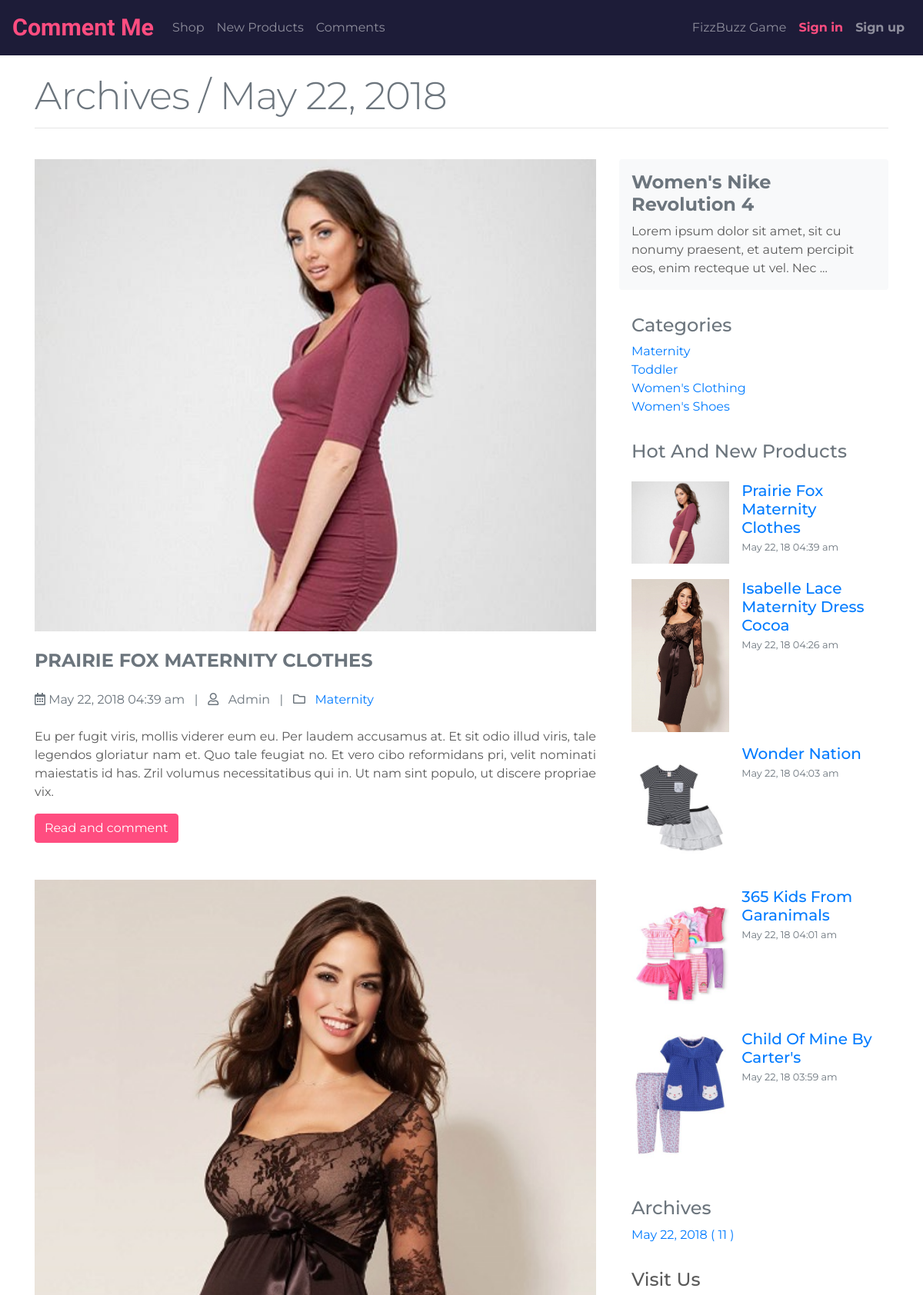
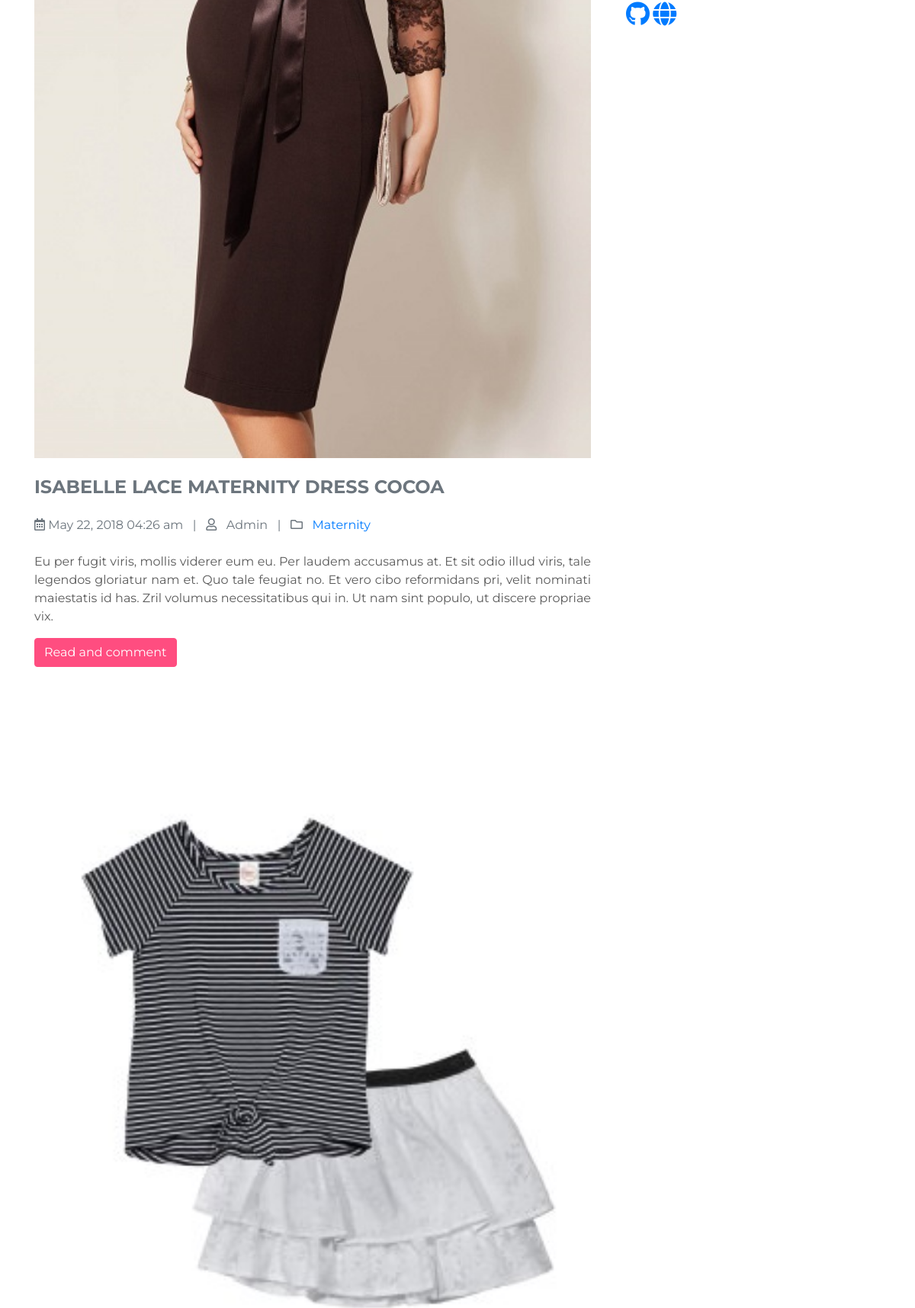
The page /archives/05-22-2018 (upper part) on the database its author committed (2 pictures, top to bottom).
### tables this page shows
CREATE TABLE `products` (
  `id` int(11) NOT NULL AUTO_INCREMENT,
  `name` varchar(45) NOT NULL,
  `image` varchar(45) NOT NULL,
  `category_id` int(11) NOT NULL,
  `description` varchar(1000) NOT NULL,
  `created_on` timestamp NOT NULL DEFAULT CURRENT_TIMESTAMP,
  `updated_on` timestamp NULL,  
  PRIMARY KEY (`id`),
  UNIQUE KEY `id_UNIQUE` (`id`),
  UNIQUE KEY `name_UNIQUE` (`name`),
  UNIQUE KEY `image_UNIQUE` (`image`),
  KEY `category_id_idx` (`category_id`),
  CONSTRAINT `category_id` FOREIGN KEY (`category_id`) REFERENCES `categories` (`id`) ON DELETE NO ACTION ON UPDATE NO ACTION
);

CREATE TABLE `categories` (
  `id` int(11) NOT NULL AUTO_INCREMENT,
  `category` varchar(45) NOT NULL,
  PRIMARY KEY (`id`),
  UNIQUE KEY `name_UNIQUE` (`category`)
);

### core/bootstrap.php (called while the page is built, shortened)
<?php
function view($name, ...$data)
{
    $path = explode('.', $name);
    return require "app/views/{$path[0]}/{$path[1]}.view.php";
}

### app/controllers/ArchivesController.php (called while the page is built, shortened)
<?php
class ArchivesController {
    public function show($date) {
        $productManager = new ProductsManager;
        $categoriesManager = new CategoriesManager;
        $date = (\DateTime::createFromFormat('m-d-Y', $date))->format('Y-m-d');
        $products = $productManager->getProductsArchivesFor($date);
        $categories = $categoriesManager->getAllCategories();
        $recentProducts = $productManager->getRecentProducts(5);
        $archives = $productManager->getProductsArchives();
        return view('archives.show',
            compact('categories'),
            compact('recentProducts'),
            compact('archives'),
            compact('products')
        );
    }
}

### core/Router.php (called while the page is built, shortened)
<?php
class Router {
    protected $routes = [
        'GET' => [
            'id' => []
        ],
        'POST' => [],
        'DELETE' => []
    ];
    public function get($uri, $controller) {
        $segments = explode('/', $uri);
        $count = count(array_filter($segments));
        $i = 0;
        for ( ; $i < $count; $i++ ) {
            if ( strcmp($segments[$i], "{id}") == 0 && $i == $count-1 ) {
                $this->routes['GET']['id'][implode('/', array_slice($segments, 0, $i))] = $controller;
                break;
            } else if ( strcmp($segments[$i], "{date}") == 0 && $i == $count-1 ) {
                $this->routes['GET']['date'][implode('/', array_slice($segments, 0, $i))] = $controller;
                break;
            }
        }
        if ( $i == $count ) {
            $this->routes['GET'][$uri] = $controller;
        }
    }
    public function post($uri, $controller) {
        $this->routes['POST'][$uri] = $controller;
    }
    public function delete($uri, $controller) {
        $segments = explode('/', $uri);
        $count = count(array_filter($segments));
        $i = 0;
        for ( ; $i < $count; $i++ ) {
            if ( strcmp($segments[$i], "{id}") == 0 && $i == $count-1 ) {
                $this->routes['DELETE']['id'][implode('/', array_slice($segments, 0, $i))] = $controller;
                break;
            }
        }
    }
    public function direct($uri, $requestType) {
        $segments = explode('/', $uri);
        $count = count(array_filter($segments));
        if( $count == 2 ) {
            $params = implode('/', array_slice($segments, 0, $count-1) );
            if (  count(array_filter(explode('-', $segments[$count-1]))) == 3
                    && checkdate( ...explode('-', $segments[$count-1]) ) ) {
                $date = $segments[$count-1];
                $routesWithDates =  $this->routes[$requestType]["date"];
                if( array_key_exists( $params, $routesWithDates ) ) {
                    return $this->callAction($date, ...explode('@', $routesWithDates[$params]));
                }
            } else if( ( filter_var($segments[$count-1], FILTER_VALIDATE_INT) ) )
            {
                $id = $segments[$count-1];
                $routesWithIds =  $this->routes[$requestType]["id"];
                if( array_key_exists( $params, $routesWithIds ) ) {
                    return $this->callAction($id, ...explode('@', $routesWithIds[$params]));
                }
            }
        }
        throw new RouteNotFoundException("Route is not defined for " . $uri);
    }
    protected function callAction($id, $controller, $action)
    {
        $controllerClass = new $controllerClass;
        return $controllerClass->$action($id);
    }
}

### index.php (called while the page is built, shortened)
<?php
require 'core/bootstrap.php';
Router::load('app/routes.php')->direct(Request::uri(), Request::method());

### core/App.php (called while the page is built, shortened)
<?php
class App {
    protected static $registry = [];
    public static function bind($key, $value) {
        static::$registry[$key] = $value;
    }
    public static function get($key) {
        if(array_key_exists($key, static::$registry)) {
            return static::$registry[$key];
        }
        throw new \Exception("No key is bound in the container.");
    }
}

### core/database/QueryBuilder.php (called while the page is built, shortened)
<?php
class QueryBuilder {
    protected $pdo;
    public function __construct(\PDO $pdo) {
        $this->pdo = $pdo;
    }
    public function all($table, $intoClass)
    {
        $statement = $this->pdo->prepare("SELECT * FROM {$table}");
        $statement->execute();
        return $statement->fetchAll(\PDO::FETCH_CLASS, $intoClass);
    }
    public function getFromWhereIdOrderBy($props, $tables, $conditions, $params, $orderBy, $limit)
    {
        $sql = "SELECT " . implode(', ', $props) . " FROM " . implode(', ', $tables);
        $sql .= " WHERE " . implode(', ', $conditions);
        $sql .= ($params) ? " AND " . $this->buildAndConditions($params) : "";
        $sql .= ($orderBy) ? " ORDER BY $orderBy DESC" : "";
        $sql .= ($limit) ? " LIMIT " . $limit : "";
        $statement = $this->pdo->prepare($sql);
        foreach ($params as $key => $value) {
            $statement->bindParam(':value', $params[$key]);
        }
        $statement->execute();
        return $statement->fetchAll();
    }
    public function getFromGroupBy($props, $table, $groupBy, $orderBy)
    {
        $sql = "SELECT " . implode(', ', $props) . " , COUNT(*) count FROM {$table}";
        $sql .= " GROUP BY {$groupBy}";
        $sql .= " ORDER BY {$orderBy} DESC";
        $statement = $this->pdo->prepare($sql);
        $statement->execute();
        return $statement->fetchAll();
    }
    private function buildAndConditions($params) {
        $conditions = "";
        $keys = array_keys($params);
        for ( $i=0; $i<count($keys); $i++ ) {
            $conditions .= " $keys[$i] = :value ";
            if ( $i == count($keys)-1 ) {
                break;
            }
            $conditions .= "AND";
        }
        return $conditions;
    }
}

### app/domain/ProductsManager.php (called while the page is built, shortened)
<?php
class ProductsManager {
    public function getRecentProducts($number) {
        return App::get('database')->getFromWhereIdOrderBy(
            ["products.id", "products.name", "products.image", "category_id", "created_on",
            "products.description", "categories.category"],
            ["products", "categories"],
            ["products.category_id = categories.id"],
            [], "created_on", $number
        );
    }
    public function getProductsArchives() {
        return App::get('database')->getFromGroupBy(
            ["DATE(created_on) date"],
            "products",
            "DATE(created_on)",
            "created_on"
        );
    }
    public function getProductsArchivesFor($date) {
        return App::get('database')->getFromWhereIdOrderBy(
            ["products.id", "created_on", "name", "description", "image", "category_id", "categories.category"],
            ["products", "categories"],
            ["category_id = categories.id"],
            ["DATE(created_on)" => $date],
            "created_on", ""
        );
    }
}

### app/domain/CategoriesManager.php (called while the page is built, shortened)
<?php
class CategoriesManager {
    public function getAllCategories() {
        return App::get('database')->all('categories', 'App\Models\Category');
    }
}

### app/models/Category.php (called while the page is built, shortened)
<?php
class Category {
    protected $id;
    protected $category;
    public function getId() {
        return $this->id;
    }
    public function getCategory() {
        return $this->category;
    }
}

### app/views/partials/product-list.php (the view)
<section id="content" class="row">
    <div class="col-12 col-md-8 w-100 mb-5" >
        <?php if ( ! array_key_exists(0, $products)) : ?>
            <section id="content" class="row">
                <div class="col-12 col-md-8 w-100 mb-5" >
                    <h3 class="text-muted">This Category contains no products.</h3>
                </div>
            </section>
        <?php else : ?>
        <?php foreach ($products as $product): ?>
        <div>
            <img src=<?php echo "/public/images/products/" . $product["image"]; ?>
                class="img-fluid" width="100%;" alt="">
        </div>
        <div class="my-4 text-uppercase text-muted">
            <h4 class="font-weight-bold"><?php echo $product["name"]; ?></h4>
        </div>
        <div class="text-muted">
            <i class="far fa-calendar-alt"></i>
                <?php echo date( 'M d, Y h:i a', strtotime($product["created_on"]) ); ?> &nbsp; |  &nbsp;
            <i class="far fa-user"></i> &nbsp; Admin &nbsp; | &nbsp;
            <i class="far fa-folder"></i> &nbsp;
            <a href="<?php echo "/categories/" . $product["category_id"] ?>">
                <?php echo $product["category"]; ?>
            </a>
        </div>
        <div class="mt-4 text-justify mb-2">
            <p><?php echo $product["description"]; ?></p>
        </div>
        <a href="/products/<?php echo $product["id"]; ?>" class="btn btn-primary mb-5">Read and comment</a>
        <?php endforeach; ?>
        <?php endif; ?>
    </div>
    <?php require("app/views/partials/aside.php"); ?>
</section>

### app/views/archives/show.view.php
<?php require('app/views/partials/head.php'); ?>
<?php require('app/views/partials/nav.php'); ?>
<div class="container">
    <header class="m-100">
        <h4 class=" mt-5 section-heading " >
            <span class="text-muted">Archives
                <?php if ( $products ) {
                        echo "/ " . (\DateTime::createFromFormat('Y-m-d H:i:s', $products[0]["created_on"]))->format('F d, Y');
                    } else {
                        echo "";
                    }
                ?>
            </span>
        </h4>
        <hr /><br />
    </header>
    <?php require('app/views/partials/product-list.php'); ?>
</div>
<?php require('app/views/partials/footer.php'); ?>

### app/views/partials/aside.php
<aside class="col-12 col-md-4">
    <?php if ( isset($product) ) : ?>
        <div class="p-3 mb-3 bg-light rounded">
            <h4 class="text-muted font-weight-bold"><?php echo $product["name"]; ?></h4>
            <p class="mb-0"><?php echo substr($product["description"], 0, 100) . " ..."; ?>
            </p>
        </div>
    <?php endif; ?>
    <div class="p-3">
        <h4 class="text-muted">Categories</h4>
        <ol class="list-unstyled mb-0">
            <?php foreach ($categories as $category) : ?>
                <li><a href="/categories/<?php echo $category->getId(); ?>"><?php echo $category->getCategory(); ?></a></li>
            <?php endforeach; ?>
        </ol>
    </div>
    <div class="p-3">
        <h4 class="text-muted">Hot And New Products</h4>
        <ul class="list-unstyled mt-4">
            <?php foreach($recentProducts as $recent) : ?>
                <li class="media mb-3">
                    <img class="mr-3 recent-post"
                    src=<?php echo "/public/images/products/" . $recent["image"]; ?>
                    class="img-fluid" alt="Recently added product">
                    <div class="media-body media-title">
                        <h5 class="mt-0 mb-1 text-sm-left">
                            <a href="/products/<?php echo $recent["id"]; ?>" >
                            <?php echo $recent["name"]; ?></a>
                        </h5>
                        <p class="date text-muted">
                            <?php echo date( 'M d, y h:i a', strtotime($recent["created_on"]) ); ?>
                        </p>
                    </div>
                </li>
            <?php endforeach; ?>
        </ul>
    </div>
    <div class="p-3">
        <h4 class="text-muted">Archives</h4>
        <ol class="list-unstyled mb-0">
            <?php foreach ($archives as $archive) : ?>
                <li><a href="/archives/<?php echo (\DateTime::createFromFormat('Y-m-d', $archive["date"]))->format('m-d-Y'); ?>">
                        <?php echo date( 'F d, Y', strtotime($archive["date"]) ); ?>
                        ( <?php echo $archive["count"]; ?> )</a>
                </li>
            <?php endforeach; ?>
        </ol>
    </div>
    <div class="p-3">
        <h4 >Visit Us</h4>
        <ol class="list-unstyled">
            <li><a href="https://github.com/bricedjilo/commentMe"><i class="fab fa-github fa-2x"></i></a>
                <a href="https://comment-me.herokuapp.com/"><i class="fas fa-globe fa-2x"></i></a>
            </li>
        </ol>
    </div>
</aside>

### public/css/style.css (style rules this page uses)
body { font-family: 'Montserrat'; padding-bottom: 3rem; color: #5a5a5a; margin: 0 auto; padding: 0px; width: 100% !important; }
.btn-primary { background-color: #FF4D80 !important; border-color: #FF4D80 !important; }
.section-heading { font-weight: 300; line-height: 1; letter-spacing: -.05rem; }
.date { font-size: 0.8em; }
.m-100 { margin-top: 100px; }
@media (min-width: 40em) { .section-heading { font-size: 50px; } }
@media (min-width: 62em) { .section-heading { margin-top: 7rem; } }
@media (min-width: 0px) { .recent-post { max-width: 40% !important; color: red !important; } }
@media (min-width: 0px) { body, html { overflow-x:hidden; } }
@media (min-width: 0px) { img { margin: 0 auto; padding: 0; } }
@media (min-width: 576px) { .recent-post { max-width: 40% !important; color: red !important; } }
@media (min-width: 576px) { body, html { overflow-x:hidden; } }
@media (min-width: 576px) { img { margin: 0 auto; padding: 0; } }
@media (min-width: 768px) { .recent-post { min-width: 40% !important; } }
@media (min-width: 992px) { .recent-post { min-width: 40% !important; } }

### public/css/sb-admin.css (style rules this page uses)
html { position: relative; min-height: 100%; }
body { overflow-x: hidden; }

### rows shown on the page
products: created_on "May 22, 2018", image (picture), name "PRAIRIE FOX MATERNITY CLOTHES", created_on "May 22, 2018 04:39 am", category.category "Maternity", description "Eu per fugit viris, mollis viderer eum eu. Per laudem accusamus at. Et sit odio illud viris, tale legendos gloriatur nam et. Quo tale feugiat no. Et vero cibo reformidans pri, velit nominati maiestatis id has. Zril volumus necessitatibus qui in. Ut nam sint populo, ut discere propriae vix.", name "Prairie Fox Maternity Clothes", created_on "May 22, 18 04:39 am"
products: image (picture), name "ISABELLE LACE MATERNITY DRESS COCOA", created_on "May 22, 2018 04:26 am", category.category "Maternity", description "Eu per fugit viris, mollis viderer eum eu. Per laudem accusamus at. Et sit odio illud viris, tale legendos gloriatur nam et. Quo tale feugiat no. Et vero cibo reformidans pri, velit nominati maiestatis id has. Zril volumus necessitatibus qui in. Ut nam sint populo, ut discere propriae vix.", name "Isabelle Lace Maternity Dress Cocoa", created_on "May 22, 18 04:26 am"
products: image (picture), name "Wonder Nation", created_on "May 22, 18 04:03 am"
products: name "Women's Nike Revolution 4", description "Lorem ipsum dolor sit amet, sit cu nonumy praesent, et autem percipit eos, enim recteque ut vel. Nec"
categories: category "Maternity"
categories: category "Toddler"
categories: category "Women's Clothing"
categories: category "Women's Shoes"
products: image (picture), name "365 Kids From Garanimals", created_on "May 22, 18 04:01 am"
products: image (picture), name "Child Of Mine By Carter's", created_on "May 22, 18 03:59 am"

### other values the page prints
date( 'F d, Y', strtotime($archive["date"]) ) "May 22, 2018"
$archive["count"] "11"
